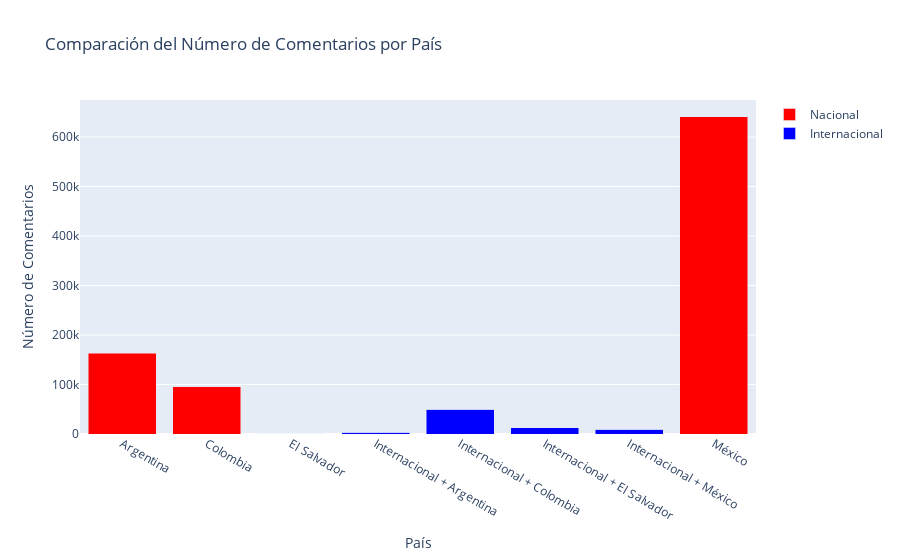

Notebook code for this chart:
### Code cell
# necesito la grfica segmentada por pais

# Crear una columna para diferenciar entre Internacional y Nacional

completo['Tipo'] = completo['País'].apply(lambda x: 'Internacional' if 'Internacional' in x else 'Nacional')

# Agrupar los datos por 'País' y 'Tipo', sumando el número de comentarios
grouped_data = completo.groupby(['País', 'Tipo'])['Numero de Comentarios'].sum().unstack().fillna(0).reset_index()

# Crear la gráfica de barras apiladas
fig = go.Figure(data=[
    go.Bar(name='Internacional', x=grouped_data['País'], y=grouped_data['Internacional'], marker_color='blue'),
    go.Bar(name='Nacional', x=grouped_data['País'], y=grouped_data['Nacional'], marker_color='red')
])

# Cambiar el diseño de la gráfica para apilar las barras

fig.update_layout(barmode='stack', title='Comparación del Número de Comentarios por País',
                    xaxis_title='País', yaxis_title='Número de Comentarios')

# Mostrar la
fig.show()

### Figure 1 — Plotly figure (JSON) as saved in the notebook; plotly's stock layout.template omitted (floating-point values rounded to 4 significant figures)
{"data": [{"marker": {"color": "blue"}, "name": "Internacional", "type": "bar", "x": ["Argentina", "Colombia", "El Salvador", "Internacional + Argentina", "Internacional + Colombia", "Internacional + El Salvador", "Internacional + México", "México"], "y": [0, 0, 0, 3844, 50009, 13108, 9549, 0]}, {"marker": {"color": "red"}, "name": "Nacional", "type": "bar", "x": ["Argentina", "Colombia", "El Salvador", "Internacional + Argentina", "Internacional + Colombia", "Internacional + El Salvador", "Internacional + México", "México"], "y": [163041, 95696, 740, 0, 0, 0, 0, 641048]}], "layout": {"barmode": "stack", "title": {"text": "Comparación del Número de Comentarios por País"}, "xaxis": {"title": {"text": "País"}}, "yaxis": {"title": {"text": "Número de Comentarios"}}}}
